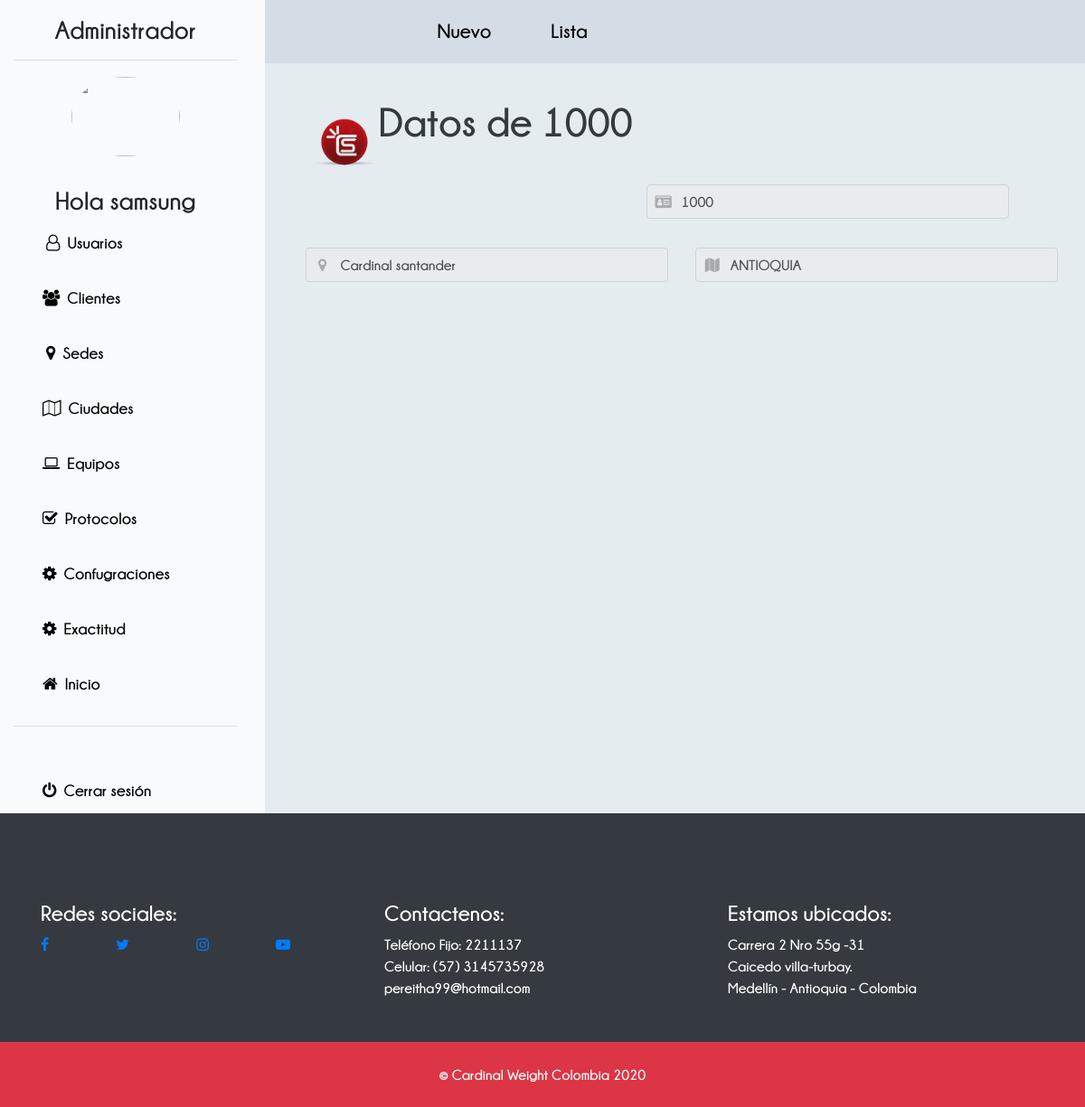
The page /vista/ver_datos_ciudad.php?Codigo_ciudad=1000 (signed in) on the database its author committed.
### tables this page shows
CREATE TABLE `ciudades` (
  `Codigo_ciudad` varchar(11) NOT NULL,
  `Ubicación` varchar(50) NOT NULL,
  `departamentos` enum('ANTIOQUIA','ATLANTICO','BOGOTA D.C','BOLIVAR','BOYACA','CALDAS','CAQUETA','CAUCA','CESAR','CORDOBA','CUNDINAMARCA','CHOCO','HUILA','LA GUAJIRA','MAGDALENA','META','NARIÑO','NORTE DE SANTANDER','QUINDIO','RISARALDA','SANTANDER','SUCRE','TOLIMA','VALLE DEL CAUCA','ARAUCA','CASANARE','PUTUMAYO','ARCHIPIÉLAGO DE SAN ANDRÉS, PROVIDENCIA Y SANTA CATALINA','AMAZONAS','GUAINÍA','GUAVIARE','VAUPÉS','VICHADA') NOT NULL
);

### datos/Conexion.php (called while the page is built)
<?php
class Conexion {
        public static function Conectar() {
            try {
                $cn = new PDO("mysql:host=localhost;dbname=connect_services","root", "");
               return $cn;
            } catch (PDOException $ex) {
                die($ex->getMessage());
            }
        }
    }

### datos/CiudadesDao.php (called while the page is built, shortened)
<?php
include '../datos/Conexion.php';
include '../entidades/Ciudades.php';
class   CiudadesDao extends Conexion
{
    protected static $cnx;
    private static function getConexion()
    {
        self::$cnx = Conexion::conectar();
    }
    public static function editarCiudad($ciudad)
    {
        $query = "SELECT * FROM CIUDADES WHERE Codigo_ciudad = :Codigo_ciudad";
        $resultado = self::$cnx->prepare($query);
        $resultado->bindValue(":Codigo_ciudad", $ciudad->getCodigo_ciudad());
        $resultado->execute();
        $filas = $resultado->fetch();
        $ciudad = new Ciudades();
        $ciudad->setCodigo_ciudad($filas["Codigo_ciudad"]);
        $ciudad->setUbicacion($filas["Ubicación"]);
        $ciudad->setdepartamentos($filas["departamentos"]);
        return $ciudad;
    }
}

### entidades/Ciudades.php (called while the page is built, shortened)
<?php
class Ciudades
{
    private $Codigo_ciudad;
    private $Ubicacion;
    private $departamentos;
    public function getCodigo_ciudad(){
        return $this->Codigo_ciudad;
    }
    public function setCodigo_ciudad($Codigo_ciudad){
        $this->Codigo_ciudad = $Codigo_ciudad;
    }
    public function getUbicacion(){
        return $this->Ubicacion;
    }
    public function setUbicacion($Ubicacion){
        $this->Ubicacion = $Ubicacion;
    }
    public function getdepartamentos(){
        return $this->departamentos;
    }
    public function setdepartamentos($departamentos){
        $this->departamentos = $departamentos;
    }
}

### controlador/CiudadesControlador.php (called while the page is built, shortened)
<?php
include '../datos/CiudadesDao.php';
class CiudadesControlador
{
    private static $obj_ciudad;
    public static function editarCiudad($Codigo_ciudad)
    {
        self::$obj_ciudad = new Ciudades();
        self::$obj_ciudad->setCodigo_ciudad($Codigo_ciudad);
        return CiudadesDao::editarCiudad(self::$obj_ciudad);
    }
}

### vista/ver_datos_ciudad.php (the view, shortened to what this page needs)
<!DOCTYPE html>
<html lang="en">
<head>
    <link rel="stylesheet" href="../bootstrap/css/bootstrap.min.css">
    <link rel="stylesheet" href="../css/nuevo_usuario.css">
    <link href="https://stackpath.bootstrapcdn.com/font-awesome/4.7.0/css/font-awesome.min.css" rel="stylesheet">
    <link rel="stylesheet" href="../plugins/sweetalert2/sweetalert2.min.css">
</head>
<body>
<?php
include "../controlador/CiudadesControlador.php";
$ciudad = null;
if (isset($_GET["Codigo_ciudad"])) {
    $ciudad = ($_GET["Codigo_ciudad"]);
    $ciudad = CiudadesControlador::editarCiudad($ciudad);
}
?>
<div class="container-fluid  p-0">
    <div class="row">
        <div class="col-md-3" style="height: 900px; background-color: #f8fafb">
            <div class="container">
                <h3 class="text-center mt-3">Administrador</h3>
                <hr>
                <div class="mt-5">
                    <img id="user_img" src="<?=$_SESSION["usuario"]["Foto"] ?>" class="rounded-circle mx-auto d-block responsive img-circle  clip-circle ml-5  float-center" style="width: 120px; height: 88px; margin-top:-30px; display:inline-block;"><br />
                </div>
                <div class="mt-2 text-center">
                    <h3><strong>Hola</strong> <?php echo $_SESSION["usuario"]["Nombres"]; ?></h3>
                </div>
                <div id="Navbar2" class="d-grid gap-2 col-12 mx-auto float-none">
                    <a href="../vista/list_usuarios.php" class="btn  btn-lg ml-1" style="font-size: 18px;"><i class="fa fa-user-o fa-md mr-2"></i>Usuarios</a>
                </div>
                <div id="Navbar2" class="d-grid gap-2 col-12 mx-auto mt-2 float-none">
                    <a href="../vista/list_clientes.php" class="btn btn-lg" style="font-size: 18px;"> <i class="fa fa-users fa-md mr-2"></i>Clientes</a>
                </div>
                <div id="Navbar2" class="d-grid gap-2 col-12 mx-auto mt-2 float-none">
                    <a href="../vista/list_sedes.php" class="btn  btn-lg ml-1" style="font-size: 18px;"><i class="fa fa-map-marker  fa-md mr-2"></i>Sedes</a>
                </div>
                <div id="Navbar2" class="d-grid gap-2 col-12 mx-auto mt-2 float-none">
                    <a href="../vista/list_ciudades.php" class="btn  btn-lg" style="font-size: 18px;"><i class="fa fa-map-o  fa-md mr-2"></i>Ciudades</a>
                </div>
                <div id="Navbar2" class="d-grid gap-2 col-12 mx-auto mt-2 float-none">
                    <a href="" class="btn  btn-lg" style="font-size: 18px;"> <i class="fa fa-laptop  fa-md mr-2"></i>Equipos</a>
                </div>
                <div id="Navbar2" class="d-grid gap-2 col-12 mx-auto mt-2 float-none">
                    <a href="../vista/list_protocolos.php" class="btn  btn-lg" style="font-size: 18px;"><i class="fa fa-check-square-o  fa-md mr-2"></i>Protocolos</a>
                </div>
                <div id="Navbar2" class="d-grid gap-2 col-12 mx-auto mt-2 float-none">
                    <a href="../vista/list_configuraciones.php" class="btn  btn-lg" style="font-size: 18px;"><i class="fa fa-cog  fa-md mr-2"></i>Confugraciones</a>
                </div>
                <div id="Navbar2" class="d-grid gap-2 col-12 mx-auto mt-2 float-none">
                    <a  href="../vista/list_exactitudes.php" class="btn  btn-lg" style="font-size: 18px;"><i class="fa fa-cog  fa-md mr-2"></i>Exactitud</a>
                </div>
                <div id="Navbar2" class="d-grid gap-2 col-12 mx-auto mt-2 float-none">
                    <a href="../vista/index.php" class="btn  btn-lg" style="font-size: 18px;"><i class="fa fa-home fa-md mr-2" aria-hidden="true"></i>Inicio</a>
                </div>
                <hr class="mt-3">
                <div id="Navbar2" class="d-grid gap-2 col-12 mx-auto mt-5 float-none">
                    <a href="cerrar_sesion.php" class="btn  btn-lg" style="font-size: 18px;"><i class="fa fa-power-off  fa-md mr-2"></i>Cerrar sesión</a>
                </div>
            </div>
        </div>
        <div class="col-md-9 col-lg-9" style="background-color: #d4dde5; height: 70px;">
            <div id="Navbar1" class="navbar ml-5">
                <div class="ml-5">
                    <a class="navbar-brand nav-link mt-1 ml-5 float-left" href="../vista/nuevo_sede.php">Nuevo</a>
                    <a class="navbar-brand nav-link mt-1 ml-4" href="../vista/list_sedes.php">Lista</a>
                </div>
            </div>
            <div class="encabezado container-fluid mt-5 ml-4 col-md-9 col-lg-9">
                <img src="../imagenes/logo.png" class="rounded mx-auto d-block responsive float-left " style="width: 68px; margin-top: 10px;" alt="Responsive image" />
            </div>
            <div class="container-fluid mt-1">
                <div class=" float-left col-md-12 col-lg-12  col-sm-12">
                    <form class="row g-3" action="crear_sede_logic.php" method="POST">
                        <?php
                        if (is_null($ciudad)) { ?>
                            <h1 id="sesion" class="float-center  pl-5 mb-2" style="font-family: Champagne; margin-top : -80px;">Crear ciudad</h1>
                        <?php } else { ?>
                            <div class="ml-5">
                                <h1 style="font-family: Champagne; margin-top: -80px; font-size:45px; " id="sesion" class="d-flex justify-content-lg-center ml-5   text-dark">Datos de <?php echo $ciudad->getCodigo_ciudad(); ?>
                                </h1>
                            </div>
                        <?php } ?>
                        <div class="col-md-6 mt-3">
                            <div class="form-group">
                                <input type="number" name="txtCodigo_ciudad" class="form-control" readonly value="<?= $ciudad->getCodigo_ciudad() ?>" placeholder="Identificación" id="inputEmail4">
                            </div>
                        </div>
                        <div class="col-md-6 mt-3">
                            <div class="form-group">
                                <input type="text" name="txtUbicacion" class="form-control" readonly required value="<?= $ciudad->getUbicacion() ?>" placeholder="Ubicacion" id="Ubicacion">
                            </div>
                        </div>
                        <div class="col-md-6 mt-3">
                            <div class="form-group">
                                <input type="text" name="txtdepartamentos" class="form-control" readonly required value="<?= $ciudad->getdepartamentos() ?>" placeholder="Departamentos" id="inputEmail4">
                            </div>
                        </div>
                    </div>
            </div>
        </div>
    </div>
</div>
<section id="pie">
    <footer class="bg-dark py-5" style="position: static;" id="pie_pagin">
        <div class="container">
            <div class="row">
                <div class="col-md-12">
                    <div class="row">
                        <div class="accordion d-lg-flex w-100" data-parent="accordion">
                            <div class="col-lg-4 mt-5 col-md-12">
                                <div class="text-white h4 d-none d-lg-block d-kl-block">
                                    Redes sociales:
                                </div>
                                <div class="collapse text-white d-lg-flex" id="One" data-parent="#accordion">
                                    <ul class="list-unstyled  d-flex w-100 justify-content-between">
                                        <li><a href="https://www.facebook.com/" target="blank" class="nav-limk p-0"><i class="fa fa-facebook"></i></a></li>
                                        <li><a href="https://twitter.com/?lang=es" target="blank" class="nav-limk p-0"><i class="fa fa-twitter"></i></a>
                                        </li>
                                        <li><a href="https://www.instagram.com/?hl=es-la" target="blank" class="nav-limk p-0"><i class="fa fa-instagram"></i></a>
                                        </li>
                                        <li><a href="https://www.youtube.com/?gl=CO&hl=es-419" target="blank" class="nav-limk p-0"><i class="fa fa-youtube-play"></i></a>
                                        </li>
                                    </ul>
                                </div>
                            </div>
                            <div class="col-lg-4 mt-5 col-md-12">
                                <div class="text-white h4  d-none d-lg-block d-kl-block">
                                    Contactenos:
                                </div>
                                <div class="collapse text-white d-lg-flex" id="Two" data-parent="#accordion">
                                    <div>
                                        <div>Teléfono Fijo: 2211137</div>
                                        <div>Celular: (57) 3145735928</div>
                                        <div>pereitha99@hotmail.com</div>
                                    </div>
                                </div>
                            </div>
                            <div class="col-lg-4 mt-5 col-md-12">
                                <div class="text-white h4 d-none d-lg-block d-kl-block">
                                    Estamos ubicados:
                                </div>
                                <div class="collapse text-white d-lg-flex" id="Three" data-parent="#accordion">
                                    <div>
                                        <div>Carrera 2 Nro 55g -31</div>
                                        <div>Caicedo villa-turbay.</div>
                                        <div>Medellín - Antioquia - Colombia</div>
                                    </div>
                                </div>
                            </div>
                        </div>
                    </div>
                </div>
            </div>
        </div>
    </footer>
    <div class="container-fluid">
        <div class="row bg-danger">
            <div class="col-md-12">
                <div class="d-flex justify-content-center align-items-center">
                    <span class="p-4 text-white">&copy; Cardinal Weight Colombia 2020</span>
                </div>
            </div>
        </div>
    </div>
</body>
</html>

### css/nuevo_usuario.css (style rules this page uses)
* { margin: 0px; padding: 0px; }
.navbar { background-color: #d4dde5; }
body { overflow-x: hidden; font-family: Champagne; background-color: #e4ecef; }
.fa-users { color: black; }
.navbar a { color: black !important; font-weight: 400 !important; font-family: Champagne !important; font-size: 22px; }
.form-group .form-control { padding-left: 2.375rem; }
#Navbar1 a { margin-right: 10PX; color: black !important; border-bottom: 7px solid transparent; }
#Navbar2 a { margin-right: 22PX; color: black !important; border-bottom: 9px solid transparent; }

### rows shown on the page
ciudades: Codigo_ciudad "1000", txtCodigo_ciudad "1000", txtUbicacion "Cardinal santander", txtdepartamentos "ANTIOQUIA"

### other values the page prints
$_SESSION["usuario"]["Nombres"] "samsung"
